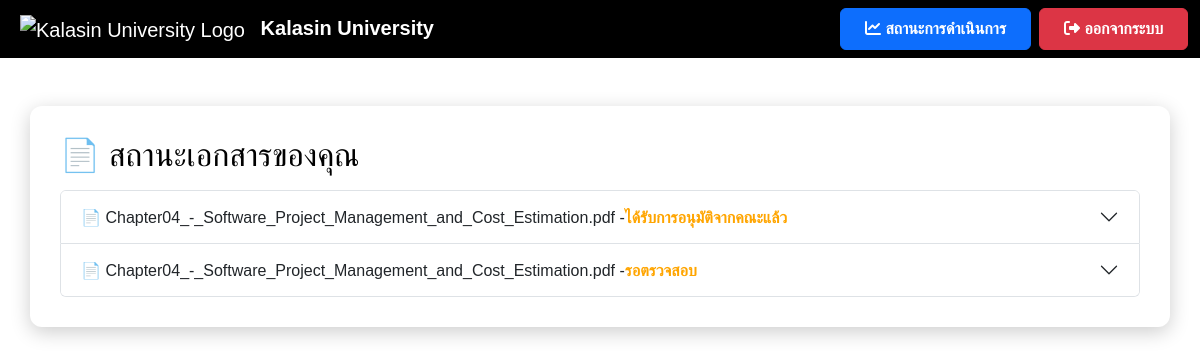
The page /status (signed in) on the database as committed earlier.
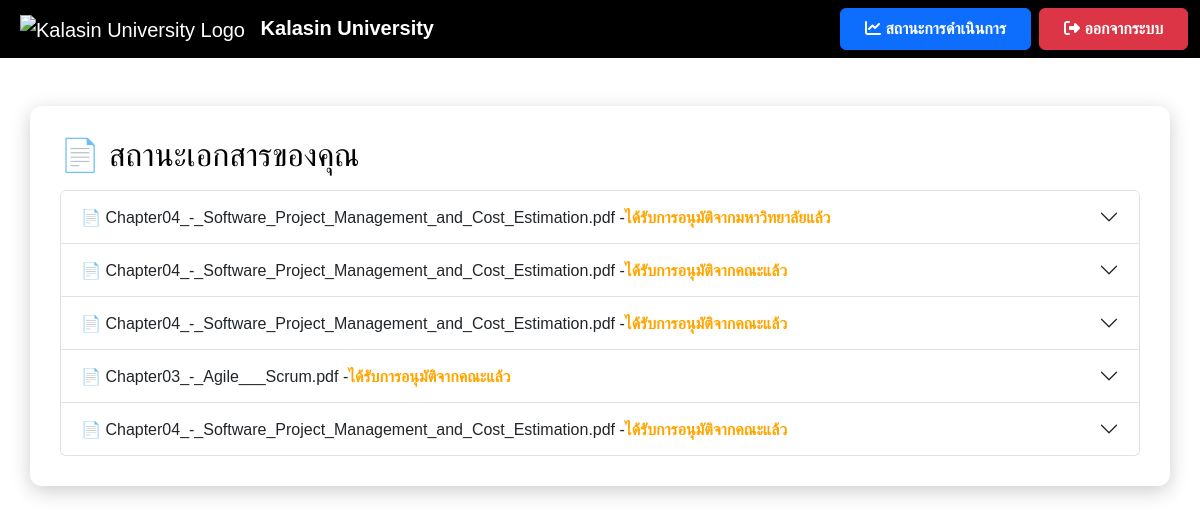
The same page on the database as committed later.
### app.py (models this page shows)
class File(db.Model):
    id = db.Column(db.Integer, primary_key=True)
    filename = db.Column(db.String(255), nullable=False)
    file_path = db.Column(db.String(255), nullable=True)  # ✅ เพิ่มฟิลด์นี้
    status = db.Column(db.String(50), nullable=False, default="รอตรวจสอบ")
    comment = db.Column(db.Text, nullable=True)
    user_id = db.Column(db.Integer, db.ForeignKey('user.id'), nullable=False)

### app.py (the view)
@app.route('/status')
def status():
    if 'user_id' not in session:
        return redirect(url_for('login'))
    user = User.query.get(session['user_id'])
    files = File.query.filter_by(user_id=user.id).all()
    for file in files:
        print(f"ไฟล์: {file.filename}, สถานะ: {file.status}, หมายเหตุ: {file.comment}")
    return render_template('status.html', username=user.username, files=files)

### templates/status.html (shortened to what this page needs)
<!DOCTYPE html>
<html lang="th">
<head>
    <link href="https://cdn.jsdelivr.net/npm/bootstrap@5.3.3/dist/css/bootstrap.min.css" rel="stylesheet">
    <link rel="stylesheet" href="https://cdnjs.cloudflare.com/ajax/libs/font-awesome/6.4.2/css/all.min.css">
</head>
<body>
    <nav class="navbar navbar-expand-lg navbar-dark">
        <div class="container-fluid">
            <a class="navbar-brand ms-2" href="{{ url_for('user_dashboard') }}">
                <img src="https://upload.wikimedia.org/wikipedia/th/thumb/4/4e/Kalasin_University_Seal.svg/1200px-Kalasin_University_Seal.svg.png" alt="Kalasin University Logo" style="height: 50px; margin-right: 10px;">
                <strong>Kalasin University</strong>
            </a>
            <div class="ms-auto d-flex">
                <a href="{{ url_for('status') }}" class="btn btn-primary fw-bold px-4 py-2 me-2">
                    <i class="fas fa-chart-line"></i> สถานะการดำเนินการ
                </a>
                <a href="#" onclick="logout()" class="btn btn-danger fw-bold px-4 py-2">
                    <i class="fas fa-sign-out-alt"></i> ออกจากระบบ
                </a>
            </div>
        </div>
    </nav>
    <div class="container container-custom mt-5">
        <h2>📄 สถานะเอกสารของคุณ</h2>
        <div id="fileStatusContainer">
            <div class="accordion mt-3" id="fileStatusAccordion">
                {% if files %}
                    {% for file in files %}
                        <div class="accordion-item">
                            <h2 class="accordion-header" id="heading{{ file.id }}">
                                <button class="accordion-button {% if file.status != 'อนุมัติแล้ว' %}collapsed{% endif %}"
                                        type="button" data-bs-toggle="collapse"
                                        data-bs-target="#collapse{{ file.id }}"
                                        aria-expanded="false" aria-controls="collapse{{ file.id }}">
                                    📄 {{ file.filename }} -
                                    <span id="status-{{ file.id }}" class="{% if file.status == 'อนุมัติแล้ว' %}status-approved{% else %}status-pending{% endif %}">
                                        {{ file.status }}
                                    </span>
                                </button>
                            </h2>
                        </div>
                    {% endfor %}
                {% else %}
                    <p class="text-muted">⛔ คุณยังไม่มีไฟล์ที่ส่งคำขอ</p>
                {% endif %}
            </div>
        </div>
    </div>
</body>
</html>

Rows that differ between the two databases and show on the page:
changed File: status "ได้รับการอนุมัติจากคณะแล้ว" → "ได้รับการอนุมัติจากมหาวิทยาลัยแล้ว"
changed File (number 2 of 5 on the later page): status "รอตรวจสอบ" → "ได้รับการอนุมัติจากคณะแล้ว"
added File: filename "Chapter04_-_Software_Project_Management_and_Cost_Estimation.pdf", status "ได้รับการอนุมัติจากคณะแล้ว"
added File: filename "Chapter03_-_Agile___Scrum.pdf", status "ได้รับการอนุมัติจากคณะแล้ว"
added File: filename "Chapter04_-_Software_Project_Management_and_Cost_Estimation.pdf", status "ได้รับการอนุมัติจากคณะแล้ว"
